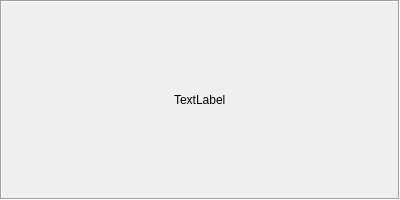
<?xml version="1.0" encoding="UTF-8"?>
<ui version="4.0">
 <class>DlgProgress</class>
 <widget class="QDialog" name="DlgProgress">
  <property name="windowModality">
   <enum>Qt::ApplicationModal</enum>
  </property>
  <property name="geometry">
   <rect>
    <x>0</x>
    <y>0</y>
    <width>400</width>
    <height>200</height>
   </rect>
  </property>
  <property name="sizePolicy">
   <sizepolicy hsizetype="Fixed" vsizetype="Fixed">
    <horstretch>0</horstretch>
    <verstretch>0</verstretch>
   </sizepolicy>
  </property>
  <property name="minimumSize">
   <size>
    <width>400</width>
    <height>200</height>
   </size>
  </property>
  <property name="maximumSize">
   <size>
    <width>400</width>
    <height>200</height>
   </size>
  </property>
  <property name="windowTitle">
   <string>Dialog</string>
  </property>
  <property name="modal">
   <bool>true</bool>
  </property>
  <layout class="QGridLayout" name="gridLayout">
   <property name="margin">
    <number>0</number>
   </property>
   <property name="spacing">
    <number>0</number>
   </property>
   <item row="0" column="0">
    <widget class="QFrame" name="frame">
     <property name="frameShape">
      <enum>QFrame::Box</enum>
     </property>
     <property name="frameShadow">
      <enum>QFrame::Sunken</enum>
     </property>
     <layout class="QGridLayout" name="gridLayout_2">
      <item row="0" column="1">
       <spacer name="verticalSpacer">
        <property name="orientation">
         <enum>Qt::Vertical</enum>
        </property>
        <property name="sizeHint" stdset="0">
         <size>
          <width>20</width>
          <height>70</height>
         </size>
        </property>
       </spacer>
      </item>
      <item row="1" column="0">
       <spacer name="horizontalSpacer">
        <property name="orientation">
         <enum>Qt::Horizontal</enum>
        </property>
        <property name="sizeHint" stdset="0">
         <size>
          <width>158</width>
          <height>20</height>
         </size>
        </property>
       </spacer>
      </item>
      <item row="1" column="1">
       <widget class="QLabel" name="lbText">
        <property name="text">
         <string>TextLabel</string>
        </property>
       </widget>
      </item>
      <item row="1" column="2">
       <spacer name="horizontalSpacer_2">
        <property name="orientation">
         <enum>Qt::Horizontal</enum>
        </property>
        <property name="sizeHint" stdset="0">
         <size>
          <width>158</width>
          <height>20</height>
         </size>
        </property>
       </spacer>
      </item>
      <item row="2" column="1">
       <spacer name="verticalSpacer_2">
        <property name="orientation">
         <enum>Qt::Vertical</enum>
        </property>
        <property name="sizeHint" stdset="0">
         <size>
          <width>20</width>
          <height>69</height>
         </size>
        </property>
       </spacer>
      </item>
     </layout>
    </widget>
   </item>
  </layout>
 </widget>
 <resources/>
 <connections/>
</ui>
